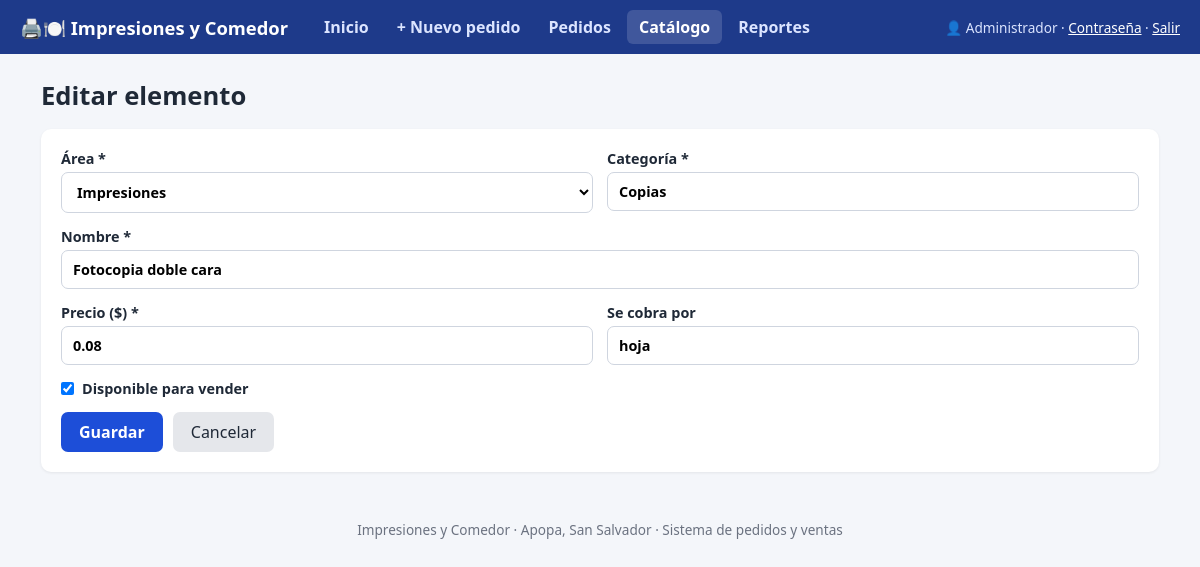
The app's page /catalogo_form.php?id=5 (signed in) with its own data.
### tables this page shows
CREATE TABLE IF NOT EXISTS catalogo (
  id         INT AUTO_INCREMENT PRIMARY KEY,
  area       ENUM('Impresiones','Comida') NOT NULL,
  categoria  VARCHAR(50)   NOT NULL,
  nombre     VARCHAR(100)  NOT NULL,
  precio     DECIMAL(10,2) NOT NULL,
  unidad     VARCHAR(30)   NOT NULL DEFAULT 'unidad',
  activo     TINYINT(1)    NOT NULL DEFAULT 1
);

### config.php (called while the page is built, shortened)
<?php
function e($v): string { return htmlspecialchars((string)$v, ENT_QUOTES, 'UTF-8'); }

### catalogo_form.php (the view, shortened to what this page needs)
<?php
require 'config.php';
$id = (int)($_GET['id'] ?? 0);
$i = ['area' => 'Impresiones', 'categoria' => '', 'nombre' => '', 'precio' => '', 'unidad' => 'unidad', 'activo' => 1];
if ($id) {
    $stmt = $pdo->prepare("SELECT * FROM catalogo WHERE id = ?");
    $stmt->execute([$id]);
    $i = $stmt->fetch() ?: ir('catalogo.php', 'Elemento no encontrado.');
}
require 'header.php';
?>
<h1><?= $id ? 'Editar elemento' : 'Agregar al catálogo' ?></h1>
<form method="post" class="tarjeta rejilla">
  <label>Área *
    <select name="area" id="area" required>
      <?php foreach (AREAS as $a): ?>
        <option <?= $i['area'] === $a ? 'selected' : '' ?>><?= $a ?></option>
      <?php endforeach; ?>
    </select>
  </label>
  <label>Categoría *
    <input type="text" name="categoria" list="lista-categorias" required value="<?= e($i['categoria']) ?>" placeholder="Ej.: Copias, Almuerzos">
  </label>
  <label class="completo">Nombre *<input type="text" name="nombre" required value="<?= e($i['nombre']) ?>" placeholder="Ej.: Impresión a color, Almuerzo del día"></label>
  <label>Precio ($) *<input type="number" name="precio" step="0.01" min="0" required value="<?= e($i['precio']) ?>"></label>
  <label>Se cobra por<input type="text" name="unidad" value="<?= e($i['unidad']) ?>" placeholder="página, plato, unidad..."></label>
  <label class="completo check"><input type="checkbox" name="activo" <?= $i['activo'] ? 'checked' : '' ?>> Disponible para vender</label>
  <div class="completo botones">
    <button type="submit">Guardar</button>
    <a class="btn-sec" href="catalogo.php">Cancelar</a>
  </div>
</form>
<?php require 'footer.php'; ?>

### assets/style.css (style rules this page uses)
:root { --primario: #1d4ed8; --primario-osc: #1e3a8a; --imp: #2563eb; --com: #ea580c; --fondo: #f4f6fa; --texto: #1f2937; --suave: #6b7280; --borde: #e5e7eb; --blanco: #ffffff; }
* { box-sizing: border-box; }
body { margin: 0; font-family: system-ui, "Segoe UI", Arial, sans-serif; background: var(--fondo); color: var(--texto); }
a { color: var(--primario); }
h1 { margin: 0 0 16px; font-size: 1.6rem; }
input, select, textarea { width: 100%; padding: 9px 11px; border: 1px solid #cfd5df; border-radius: 7px; font: inherit; margin-top: 4px; background: #fff; }
label { font-weight: 600; font-size: .9rem; }
button, .btn { background: var(--primario); color: #fff; border: 0; padding: 9px 18px; border-radius: 7px; cursor: pointer; font: inherit; font-weight: 600; text-decoration: none; display: inline-block; }
.btn-sec { display: inline-block; padding: 9px 18px; border-radius: 7px; background: #e5e7eb; color: var(--texto); text-decoration: none; border: 0; font: inherit; cursor: pointer; }
.botones { display: flex; flex-wrap: wrap; gap: 10px; align-items: center; }
.tarjeta { background: var(--blanco); border-radius: 10px; padding: 20px; box-shadow: 0 1px 3px rgba(0,0,0,.07); margin-bottom: 16px; }
.rejilla { display: grid; grid-template-columns: 1fr 1fr; gap: 14px; }
.completo { grid-column: 1 / -1; }
.check { display: flex; align-items: center; gap: 8px; }
.check input { width: auto; margin: 0; }

### records on screen
catalogo: area "Impresiones", categoria "Copias", nombre "Fotocopia doble cara", precio "0.08", unidad "hoja", activo "☑"

### other values on screen
NEGOCIO "Impresiones y Comedor"
$_SESSION['nombre'] "Administrador"
LUGAR "Apopa, San Salvador"
